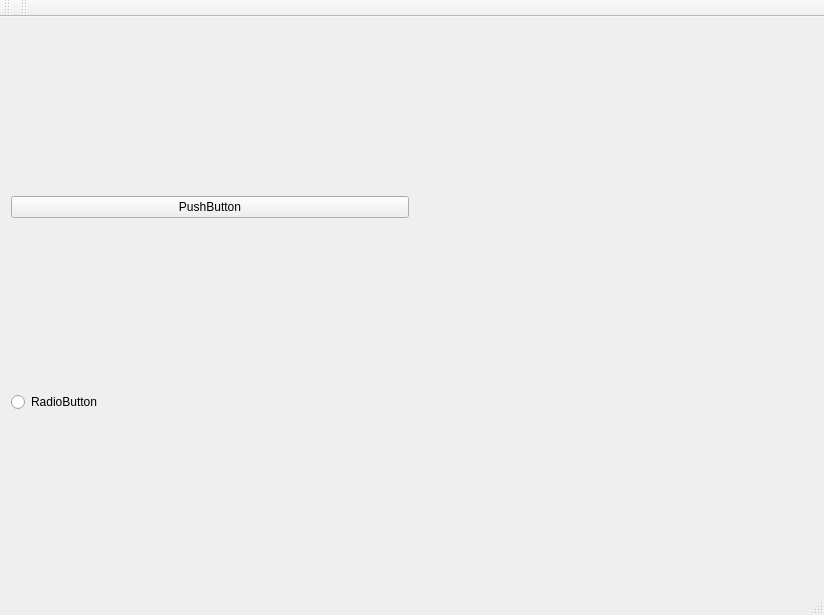
<?xml version="1.0" encoding="UTF-8"?>
<ui version="4.0">
 <class>MainWindow</class>
 <widget class="QMainWindow" name="MainWindow">
  <property name="geometry">
   <rect>
    <x>0</x>
    <y>0</y>
    <width>824</width>
    <height>615</height>
   </rect>
  </property>
  <property name="minimumSize">
   <size>
    <width>824</width>
    <height>615</height>
   </size>
  </property>
  <property name="maximumSize">
   <size>
    <width>16777215</width>
    <height>16777215</height>
   </size>
  </property>
  <property name="windowTitle">
   <string>MainWindow</string>
  </property>
  <property name="layoutDirection">
   <enum>Qt::LeftToRight</enum>
  </property>
  <widget class="QWidget" name="centralWidget">
   <property name="sizePolicy">
    <sizepolicy hsizetype="Expanding" vsizetype="Expanding">
     <horstretch>1</horstretch>
     <verstretch>1</verstretch>
    </sizepolicy>
   </property>
   <property name="sizeIncrement">
    <size>
     <width>5</width>
     <height>5</height>
    </size>
   </property>
   <layout class="QHBoxLayout" name="horizontalLayout">
    <item>
     <layout class="QVBoxLayout" name="verticalLayout">
      <item>
       <widget class="QPushButton" name="pushButton">
        <property name="text">
         <string>PushButton</string>
        </property>
       </widget>
      </item>
      <item>
       <widget class="QRadioButton" name="radioButton">
        <property name="text">
         <string>RadioButton</string>
        </property>
       </widget>
      </item>
     </layout>
    </item>
    <item>
     <widget class="GLPlot" name="widget" native="true"/>
    </item>
   </layout>
  </widget>
  <widget class="QMenuBar" name="menuBar">
   <property name="geometry">
    <rect>
     <x>0</x>
     <y>0</y>
     <width>824</width>
     <height>21</height>
    </rect>
   </property>
  </widget>
  <widget class="QToolBar" name="mainToolBar">
   <attribute name="toolBarArea">
    <enum>TopToolBarArea</enum>
   </attribute>
   <attribute name="toolBarBreak">
    <bool>false</bool>
   </attribute>
  </widget>
  <widget class="QStatusBar" name="statusBar"/>
  <widget class="QToolBar" name="toolBar">
   <property name="windowTitle">
    <string>toolBar</string>
   </property>
   <attribute name="toolBarArea">
    <enum>TopToolBarArea</enum>
   </attribute>
   <attribute name="toolBarBreak">
    <bool>false</bool>
   </attribute>
  </widget>
 </widget>
 <layoutdefault spacing="6" margin="11"/>
 <customwidgets>
  <customwidget>
   <class>GLPlot</class>
   <extends>QWidget</extends>
   <header>glwidget.h</header>
   <container>1</container>
  </customwidget>
 </customwidgets>
 <resources/>
 <connections/>
</ui>
